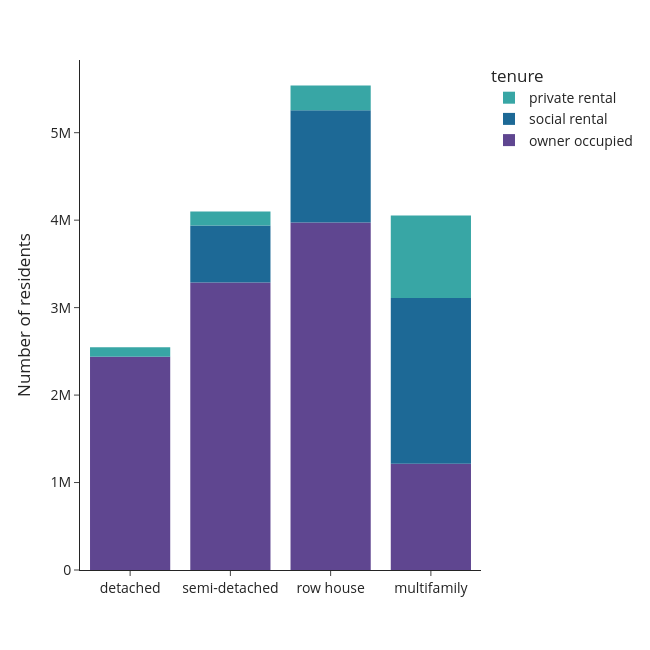

Here is the notebook cell this chart was saved with:
### Code cell
df = use['n_hhdmem'+year].groupby(level=[1,0], sort=False).sum().reset_index()
    fig = px.bar(df, y='n_hhdmem'+year, x='typology_lab',color=lab, 
                 #text=df['percentage'].apply(lambda x: '{0:.1%}'.format(x)), 
                 labels={'n_hhdmem'+year:'Number of residents',
                         'typology_lab':'',
                         lab:class_name_short}, 
                 template='simple_white', 
             color_discrete_sequence=px.colors.qualitative.Prism) 
    #fig.update_traces(textposition='inside')
    fig.update_layout(width=650, height=650, 
                      #xaxis_tickformat = '.0%',
                      font=dict(size=14),
                      legend=dict(
        traceorder='reversed',
        #orientation="h",
        #entrywidth=70,
        #yanchor="bottom",
        #y=1.02,
        #xanchor="left",
        #x=-0.25
    ))
    fig.update_traces(marker_line_width=0)
    fig.write_image('visualisations/'+class_name_short+'/stackedbars_cap_per_type_class'+year+age_group+inc_grouping+'.png', scale=3)
    fig.show()

### Figure 1 — Plotly figure (JSON) as saved in the notebook; plotly's stock layout.template omitted (floating-point values rounded to 4 significant figures)
{"data": [{"alignmentgroup": "True", "hovertemplate": "tenure=owner occupied<br>=%{x}<br>Number of residents=%{y}<extra></extra>", "legendgroup": "owner occupied", "marker": {"color": "rgb(95, 70, 144)", "line": {"width": 0}, "pattern": {"shape": ""}}, "name": "owner occupied", "offsetgroup": "owner occupied", "orientation": "v", "showlegend": true, "textposition": "auto", "type": "bar", "x": ["detached", "semi-detached", "row house", "multifamily"], "xaxis": "x", "y": [2435385, 3286410, 3973910, 1214345], "yaxis": "y"}, {"alignmentgroup": "True", "hovertemplate": "tenure=social rental<br>=%{x}<br>Number of residents=%{y}<extra></extra>", "legendgroup": "social rental", "marker": {"color": "rgb(29, 105, 150)", "line": {"width": 0}, "pattern": {"shape": ""}}, "name": "social rental", "offsetgroup": "social rental", "orientation": "v", "showlegend": true, "textposition": "auto", "type": "bar", "x": ["detached", "semi-detached", "row house", "multifamily"], "xaxis": "x", "y": [5240, 653305, 1283580, 1895525], "yaxis": "y"}, {"alignmentgroup": "True", "hovertemplate": "tenure=private rental<br>=%{x}<br>Number of residents=%{y}<extra></extra>", "legendgroup": "private rental", "marker": {"color": "rgb(56, 166, 165)", "line": {"width": 0}, "pattern": {"shape": ""}}, "name": "private rental", "offsetgroup": "private rental", "orientation": "v", "showlegend": true, "textposition": "auto", "type": "bar", "x": ["detached", "semi-detached", "row house", "multifamily"], "xaxis": "x", "y": [107480, 159455, 282160, 943060], "yaxis": "y"}], "layout": {"barmode": "relative", "font": {"size": 14}, "height": 650, "legend": {"title": {"text": "tenure"}, "tracegroupgap": 0, "traceorder": "reversed"}, "margin": {"t": 60}, "width": 650, "xaxis": {"anchor": "y", "domain": [0, 1], "title": {"text": ""}}, "yaxis": {"anchor": "x", "domain": [0, 1], "title": {"text": "Number of residents"}}}}
